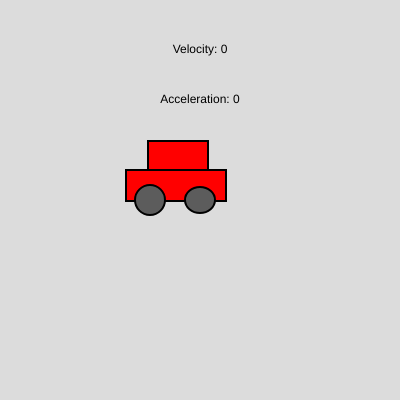
Frame 1 (no input)
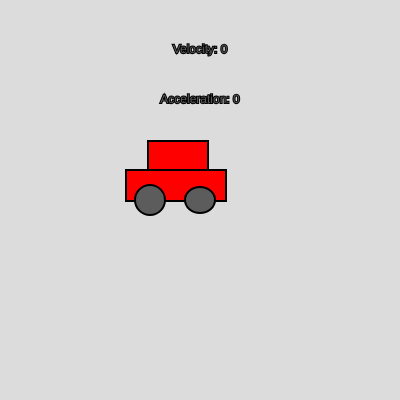
Frame 60 (no input)
Frame 120 (the mouse pressed at the canvas centre since frame 60): identical to frame 60, image omitted

The p5.js sketch that drew these frames (run headless with seeded random() and noise() and a simulated clock; from frame 60 on, the mouse is pressed at the canvas centre):

// p5.js sketch
// ── sketch.js
let car; 
function setup() {
  createCanvas(400, 400);
  car = new Car();
}

function draw() {
  background(220);
  
  textAlign(CENTER, CENTER)
  text("Velocity: " + round(car.velocity.x * 100)/100, 200, 50)
  text("Acceleration: " + round(car.acceleration.x * 100)/100, 200, 100)

  if (keyIsDown(RIGHT_ARROW))
    car.acceleration.x += 0.01;
  else if (keyIsDown(LEFT_ARROW)) 
    car.acceleration.x -= 0.01;

  car.update();
  car.checkEdges();
  car.display();  
}

// ── car.js
class Car {
    constructor() {
      this.position = createVector(width / 2, height / 2);
      this.velocity = createVector(0, 0);
      this.acceleration = createVector(0, 0);
    }
  
    update() {
      this.velocity.add(this.acceleration);
      this.velocity.limit(1000);
      this.velocity.x = max(0, this.velocity.x);
      this.position.add(this.velocity);
    }
  
    display() {
      stroke(0);
      strokeWeight(2);
      fill(255, 0, 0);
      rect(this.position.x - 52, this.position.y - 59, 60, 60);
      rect(this.position.x - 74, this.position.y - 30, 100, 31);
      fill(92, 92, 92);
      ellipse(this.position.x, this.position.y, 30, 26);
      ellipse(this.position.x - 50, this.position.y, 30, 30);
    }
  
    checkEdges() {
      if (this.position.x > width) {
        this.position.x = 0;
      } else if (this.position.x < 0) {
        this.position.x = width;
      }
    }
  }
  
